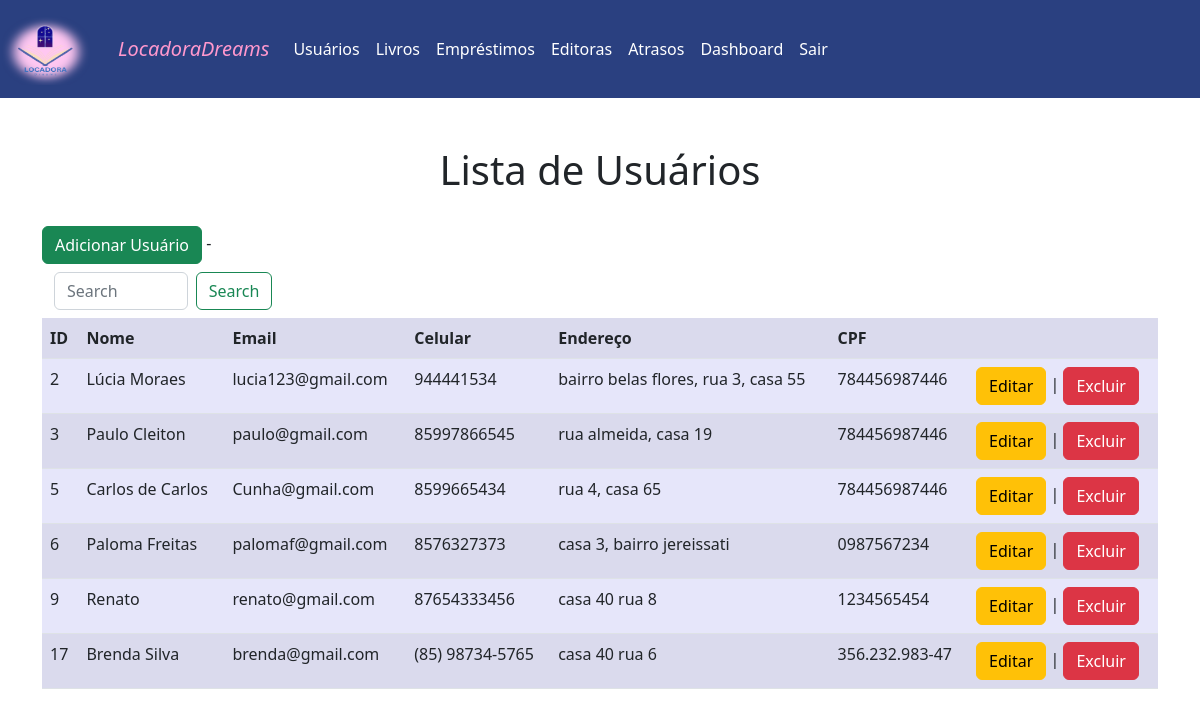
The page /Juliana3A/usuarios.php (signed in) on the database as committed earlier.
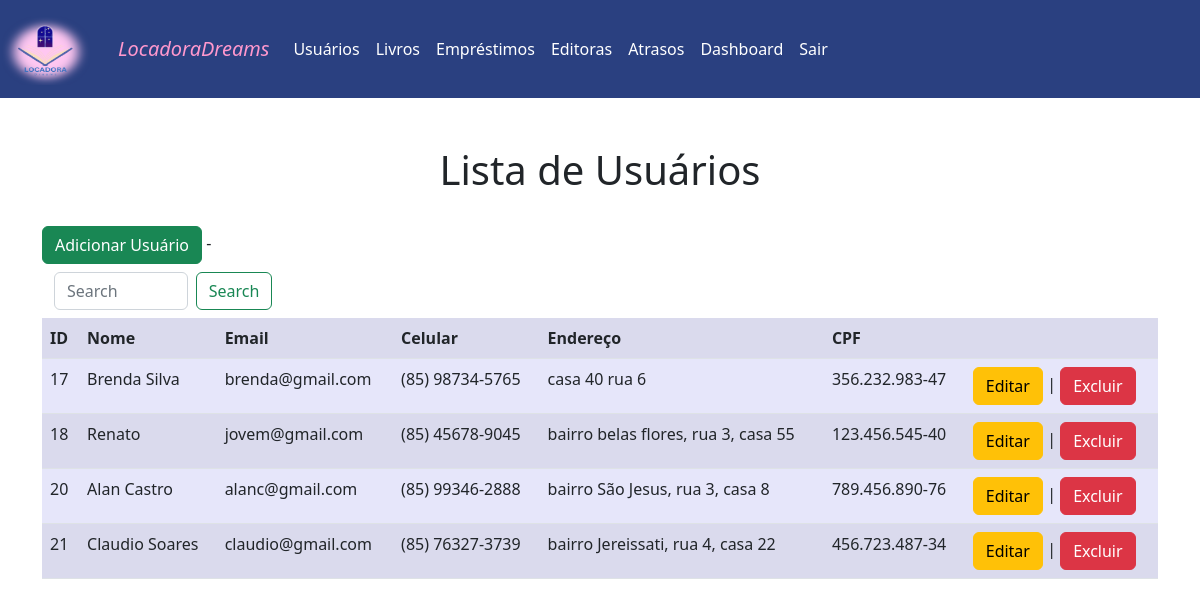
The same page on the database as committed later.
### tables this page shows
CREATE TABLE `usuarios` (
  `id` int(11) NOT NULL,
  `nome` text NOT NULL,
  `email` text NOT NULL,
  `celular` text NOT NULL,
  `endereco` text NOT NULL,
  `cpf` text NOT NULL
);

### Juliana3A/usuarios.php (the view, shortened to what this page needs)
<!DOCTYPE html>
<html lang="en">
<head>
	<link rel="stylesheet" href="css/bootstrap.min.css">
</head>
<body>
<nav class="navbar navbar-expand-lg "  style="background-color: #2A4080;">
		<a class="navbar-brand" href="#">
      		<img src="logo.png" alt="Bootstrap" width="90" height="72">
    	</a>
        <div class="container-fluid">
          <a class="navbar-brand" href="index.html">LocadoraDreams</a>
          <div class="collapse navbar-collapse" id="navbarNavAltMarkup">
            <div class="navbar-nav">
              <a class="nav-link" href="usuarios.php">Usuários</a>
			  <a class="nav-link" href="livros.php">Livros</a>
			  <a class="nav-link" href="emprestimo.php">Empréstimos</a>
			  <a class="nav-link" href="editora.php">Editoras</a>
			  <a class="nav-link" href="atrasos.php">Atrasos</a>
			  <a class="nav-link " href="dashboard.php" class="dashboard-button">Dashboard</a>
			  <a class="nav-link " href="logout.php">Sair</a>
            </div>
          </div>
        </div>
      </nav>
<br><br>
<div class="container">
<center><h1>Lista de Usuários</h1></center>
	  <br>
	  <a href="adicionar.php" type="button" class="btn btn-success">Adicionar Usuário</a> -
	  <nav class="navbar bg-body-tertiary">
  <div class="container-fluid">
    <form class="d-flex" role="search">
      <input class="form-control me-2" type="search" placeholder="Search" aria-label="Search">
      <button class="btn btn-outline-success" type="submit">Search</button>
    </form>
  </div>
</nav>
	  <table class="table table-striped">
		<tr>
			<th>ID</th>
			<th>Nome</th>
			<th>Email</th>
			<th>Celular</th>
			<th>Endereço</th>
			<th>CPF</th>
			<th></th>
		</tr>
		<?php
			include 'conexao.php';
			$sql = "SELECT * FROM usuarios";
			$result = mysqli_query($conn, $sql);
			if (mysqli_num_rows($result) > 0) {
				while ($row = mysqli_fetch_assoc($result)) {
					echo "<tr>";
					echo "<td>".$row["id"]."</td>";
					echo "<td>".$row["nome"]."</td>";
					echo "<td>".$row["email"]."</td>";
					echo "<td>".$row["celular"]."</td>";
					echo "<td>".$row["endereco"]."</td>";
					echo "<td>".$row["cpf"]."</td>";
					echo "<td><a href='editar.php?id=".$row["id"]."' class='btn btn-warning'>Editar</a> | <a href='excluir.php?id=".$row["id"]."' class='btn btn-danger'>Excluir</a></td>";
					echo "</tr>";
				}
			} else {
				echo "<tr><td colspan='4'>Nenhum usuário encontrado.</td></tr>";
			}
		?>
	</table>
	</div>
</body>
</html>

### Juliana3A/usuarios.php (style rules this page uses)
.table-striped { background: #E6E6FA; }
.navbar-brand { font-style: italic; color: #ff98cd; }
.nav-link { color: #ffffff; }
.d-flex { width: 20%; height: 0%; position: right; }

Rows that differ between the two databases and show on the page:
removed usuarios: id "2", nome "Lúcia Moraes", email "lucia123@gmail.com", celular "944441534", endereco "bairro belas flores, rua 3, casa 55", cpf "784456987446"
removed usuarios: id "3", nome "Paulo Cleiton", email "paulo@gmail.com", celular "85997866545", endereco "rua almeida, casa 19", cpf "784456987446"
removed usuarios: id "5", nome "Carlos de Carlos", email "Cunha@gmail.com", celular "8599665434", endereco "rua 4, casa 65", cpf "784456987446"
removed usuarios: id "6", nome "Paloma Freitas", email "palomaf@gmail.com", celular "8576327373", endereco "casa 3, bairro jereissati", cpf "0987567234"
removed usuarios: id "9", nome "Renato", email "renato@gmail.com", celular "87654333456", endereco "casa 40 rua 8", cpf "1234565454"
added usuarios: id "18", nome "Renato", email "jovem@gmail.com", celular "(85) 45678-9045", endereco "bairro belas flores, rua 3, casa 55", cpf "123.456.545-40"
added usuarios: id "20", nome "Alan Castro", email "alanc@gmail.com", celular "(85) 99346-2888", endereco "bairro São Jesus, rua 3, casa 8", cpf "789.456.890-76"
added usuarios: id "21", nome "Claudio Soares", email "claudio@gmail.com", celular "(85) 76327-3739", endereco "bairro Jereissati, rua 4, casa 22", cpf "456.723.487-34"
